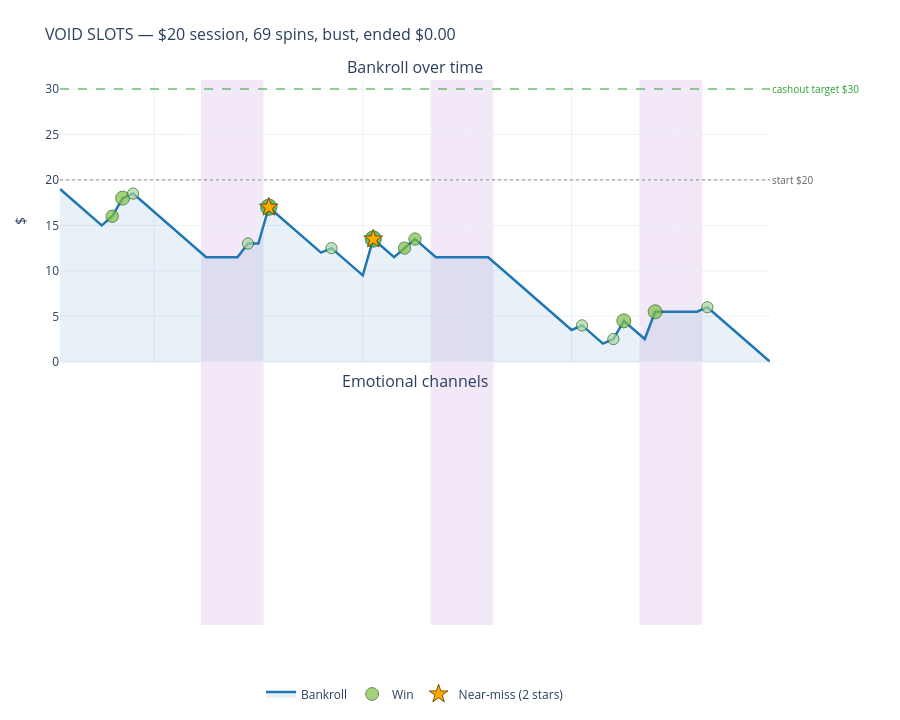

This figure's notebook cell:
### Markdown cell above
**What just happened:** Three purple rectangles, one per INVERT activation. They're drawn with `layer="below"` so the bankroll line stays visually dominant; the regions are atmospheric, not the focus.

Notice the rectangles span both rows even though we only have content on row 1 right now — that's `yref="paper"` doing its job. When we add the emotional channels to row 2, the same regions will continue to span them.

### §2.3. Layer 3 — win markers and near-miss markers

The bankroll line shows *what happened to the money*, but not *what individual spins did to get there*. Markers fix that:

- **Win markers** are circles on the bankroll line, sized by payout — small for $1.50, large for the rare $50.
- **Near-miss markers** are gold star symbols, on the bankroll line at the spin where they happened. Star-shaped because the near-miss in this game is "two stars + a non-star" — the symbol matches the lever.

### Code cell
import math

# Pull win and near-miss subsets out of the log.
win_records = [r for r in session.log if r.is_win]
nm_records  = [r for r in session.log if r.is_near_miss]

# Win marker size scales with log(payout) for legibility -- otherwise the
# $50 hit dwarfs every other marker. Range roughly 8..22 px.
def win_marker_size(payout: float) -> float:
    return 6 + 4 * math.log2(1 + payout)

# Color wins by tier so the eye groups them.
def win_color(payout: float) -> str:
    if payout >= 50: return "#ffd700"   # gold
    if payout >= 5:  return "#2ca02c"   # green
    if payout >= 2:  return "#7fbf3f"   # light green
    return "#a8d5a0"                    # very light green for $1.50

fig.add_trace(
    go.Scatter(
        x=[r.spin_index     for r in win_records],
        y=[r.bankroll_after for r in win_records],
        mode="markers",
        marker=dict(
            size=[win_marker_size(r.payout) for r in win_records],
            color=[win_color(r.payout) for r in win_records],
            line=dict(color="#1a5e1a", width=1),
            symbol="circle",
        ),
        name="Win",
        hovertemplate=(
            "Spin %{x}<br>"
            "Won &#36;%{customdata[0]:.2f} (%{customdata[1]})<br>"
            "Bankroll: &#36;%{y:.2f}<extra></extra>"
        ),
        customdata=[[r.payout, r.rule] for r in win_records],
    ),
    row=1, col=1,
)

fig.add_trace(
    go.Scatter(
        x=[r.spin_index     for r in nm_records],
        y=[r.bankroll_after for r in nm_records],
        mode="markers",
        marker=dict(
            size=14,
            color="#ffaa00",
            line=dict(color="#7a4f00", width=1),
            symbol="star",
        ),
        name="Near-miss (2 stars)",
        hovertemplate="Spin %{x}<br>Near-miss<br>Bankroll: &#36;%{y:.2f}<extra></extra>",
    ),
    row=1, col=1,
)

fig

### Figure 1 — Plotly figure (JSON) as saved in the notebook; plotly's stock layout.template omitted (floating-point values rounded to 4 significant figures)
{"data": [{"fill": "tozeroy", "fillcolor": "rgba(31,119,180,0.10)", "hovertemplate": "Spin %{x}<br>Bankroll: &#36;%{y:.2f}<extra></extra>", "line": {"color": "#1f77b4", "width": 2.5}, "mode": "lines", "name": "Bankroll", "type": "scatter", "x": [1, 2, 3, 4, 5, 6, 7, 8, 9, 10, 11, 12, 13, 14, 15, 16, 17, 18, 19, 20, 21, 22, 23, 24, 25, 26, 27, 28, 29, 30, 31, 32, 33, 34, 35, 36, 37, 38, 39, 40, 41, 42, 43, 44, 45, 46, 47, 48, 49, 50, 51, 52, 53, 54, 55, 56, 57, 58, 59, 60, 61, 62, 63, 64, 65, 66, 67, 68, 69], "xaxis": "x", "y": [19.0, 18.0, 17.0, 16.0, 15.0, 16.0, 18.0, 18.5, 17.5, 16.5, 15.5, 14.5, 13.5, 12.5, 11.5, 11.5, 11.5, 11.5, 13.0, 13.0, 17.0, 16.0, 15.0, 14.0, 13.0, 12.0, 12.5, 11.5, 10.5, 9.5, 13.5, 12.5, 11.5, 12.5, 13.5, 12.5, 11.5, 11.5, 11.5, 11.5, 11.5, 11.5, 10.5, 9.5, 8.5, 7.5, 6.5, 5.5, 4.5, 3.5, 4.0, 3.0, 2.0, 2.5, 4.5, 3.5, 2.5, 5.5, 5.5, 5.5, 5.5, 5.5, 6.0, 5.0, 4.0, 3.0, 2.0, 1.0, 0.0], "yaxis": "y"}, {"customdata": [[2.0, "2oak"], [3.0, "wild"], [1.5, "2oak"], [1.5, "2oak"], [5.0, "2oak"], [1.5, "2oak"], [5.0, "2oak"], [2.0, "2oak"], [2.0, "2oak"], [1.5, "3oak"], [1.5, "2oak"], [3.0, "wild"], [3.0, "wild"], [1.5, "2oak"]], "hovertemplate": "Spin %{x}<br>Won &#36;%{customdata[0]:.2f} (%{customdata[1]})<br>Bankroll: &#36;%{y:.2f}<extra></extra>", "marker": {"color": ["#7fbf3f", "#7fbf3f", "#a8d5a0", "#a8d5a0", "#2ca02c", "#a8d5a0", "#2ca02c", "#7fbf3f", "#7fbf3f", "#a8d5a0", "#a8d5a0", "#7fbf3f", "#7fbf3f", "#a8d5a0"], "line": {"color": "#1a5e1a", "width": 1}, "size": [12.34, 14.0, 11.29, 11.29, 16.34, 11.29, 16.34, 12.34, 12.34, 11.29, 11.29, 14.0, 14.0, 11.29], "symbol": "circle"}, "mode": "markers", "name": "Win", "type": "scatter", "x": [6, 7, 8, 19, 21, 27, 31, 34, 35, 51, 54, 55, 58, 63], "xaxis": "x", "y": [16.0, 18.0, 18.5, 13.0, 17.0, 12.5, 13.5, 12.5, 13.5, 4.0, 2.5, 4.5, 5.5, 6.0], "yaxis": "y"}, {"hovertemplate": "Spin %{x}<br>Near-miss<br>Bankroll: &#36;%{y:.2f}<extra></extra>", "marker": {"color": "#ffaa00", "line": {"color": "#7a4f00", "width": 1}, "size": 14, "symbol": "star"}, "mode": "markers", "name": "Near-miss (2 stars)", "type": "scatter", "x": [21, 31], "xaxis": "x", "y": [17.0, 13.5], "yaxis": "y"}], "layout": {"annotations": [{"font": {"size": 16}, "showarrow": false, "text": "Bankroll over time", "x": 0.5, "xanchor": "center", "xref": "paper", "y": 1.0, "yanchor": "bottom", "yref": "paper"}, {"font": {"size": 16}, "showarrow": false, "text": "Emotional channels", "x": 0.5, "xanchor": "center", "xref": "paper", "y": 0.423, "yanchor": "bottom", "yref": "paper"}, {"font": {"color": "#666", "size": 10}, "showarrow": false, "text": "start &#36;20", "x": 1, "xanchor": "left", "xref": "x domain", "y": 20.0, "yanchor": "middle", "yref": "y"}, {"font": {"color": "#2ca02c", "size": 10}, "showarrow": false, "text": "cashout target &#36;30", "x": 1, "xanchor": "left", "xref": "x domain", "y": 30.0, "yanchor": "middle", "yref": "y"}], "height": 720, "legend": {"orientation": "h", "x": 0.5, "xanchor": "center", "y": -0.1}, "margin": {"b": 80, "l": 60, "r": 130, "t": 80}, "shapes": [{"line": {"color": "#888", "dash": "dot", "width": 1}, "type": "line", "x0": 0, "x1": 1, "xref": "x domain", "y0": 20.0, "y1": 20.0, "yref": "y"}, {"line": {"color": "#2ca02c", "dash": "dash", "width": 1}, "type": "line", "x0": 0, "x1": 1, "xref": "x domain", "y0": 30.0, "y1": 30.0, "yref": "y"}, {"fillcolor": "rgba(160, 80, 200, 0.13)", "layer": "below", "line": {"width": 0}, "type": "rect", "x0": 14.5, "x1": 20.5, "xref": "x", "y0": 0, "y1": 1, "yref": "paper"}, {"fillcolor": "rgba(160, 80, 200, 0.13)", "layer": "below", "line": {"width": 0}, "type": "rect", "x0": 36.5, "x1": 42.5, "xref": "x", "y0": 0, "y1": 1, "yref": "paper"}, {"fillcolor": "rgba(160, 80, 200, 0.13)", "layer": "below", "line": {"width": 0}, "type": "rect", "x0": 56.5, "x1": 62.5, "xref": "x", "y0": 0, "y1": 1, "yref": "paper"}], "showlegend": true, "title": {"font": {"size": 16}, "text": "VOID SLOTS — &#36;20 session, 69 spins, bust, ended &#36;0.00"}, "xaxis": {"anchor": "y", "domain": [0.0, 1.0], "matches": "x2", "showticklabels": false}, "xaxis2": {"anchor": "y2", "domain": [0.0, 1.0], "title": {"text": "Spin index (paid + free)"}}, "yaxis": {"anchor": "x", "domain": [0.483, 1.0], "title": {"text": "&#36;"}}, "yaxis2": {"anchor": "x2", "domain": [0.0, 0.423]}}}
